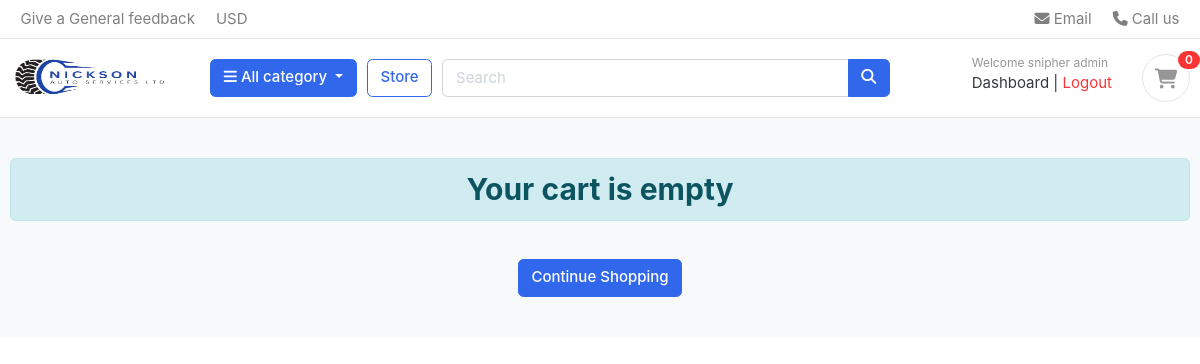
Page /cart (signed in) on the earlier database version.
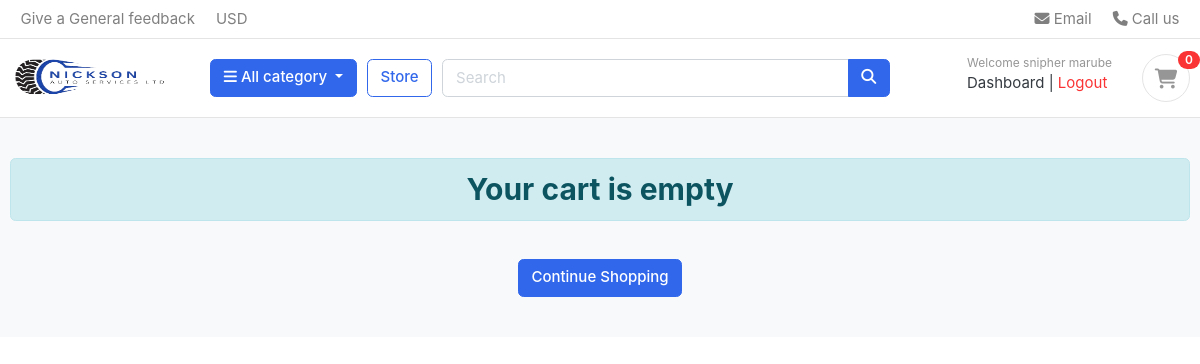
Same page on the later database version.
### accounts/models.py (models this page shows, shortened)
class Account(AbstractUser):
    STATUS_CHOICES = [
        ('pending', 'Pending'),
        ('accepted', 'Accepted'),
        ('rejected', 'Rejected'),
    ]
    first_name = models.CharField(max_length=255)
    last_name = models.CharField(max_length=255)
    username = models.CharField(max_length=255, unique=True) # unique=True means that no two users can have the same username
    email = models.EmailField(unique=True) # unique=True means that no two users can have the same email address
    phone_number = models.CharField(max_length=15)
    address = models.CharField(max_length=255, blank=True)
    city = models.CharField(max_length=255, blank=True)
    county = models.CharField(max_length=255, blank=True)
    status = models.CharField(max_length=10, choices=STATUS_CHOICES, default='pending')
    is_vendor = models.BooleanField(default=False)
    USERNAME_FIELD = 'email' # username field
    REQUIRED_FIELDS = ['username', 'first_name', 'last_name'] # required when user is created
    class Meta:
        verbose_name = 'client'
        verbose_name_plural = 'clients'

### carts/views.py (the view)
# urls.py: path('', views.cart, name='cart'),
def cart(request, total=0, quantity=0, cart_items=None):
    try:
        tax = 0
        grand_total = 0
        if request.user.is_authenticated:
            cart_items = CartItem.objects.filter(user=request.user, is_active=True) # get all the cart items using the cart
        else:
            cart = Cart.objects.get(cart_id=_cart_id(request))
            cart_items = CartItem.objects.filter(cart=cart, is_active=True)
        for cart_item in cart_items:
            total += (cart_item.product.price * cart_item.quantity)
            quantity += cart_item.quantity
        tax = (2 * total)/100
        grand_total = total + tax
    except ObjectDoesNotExist:
        pass
    context = {
        'cart_items': cart_items,
        'total': total,
        'quantity': quantity,
        'tax': tax,
        'grand_total': grand_total,
    }
    return render(request, 'carts/cart.html', context)

### feedback/forms.py
class FeedbackForm(forms.ModelForm):
    class Meta:
        model = Feedback
        exclude = ('user',)
    def __init__(self, *args, **kwargs):
        super(FeedbackForm, self).__init__(*args, **kwargs)
        self.fields['message'].widget.attrs['placeholder'] = 'Enter You feedback here'
        for field in self.fields:
            self.fields[field].widget.attrs['class'] = 'form-control'

### carts/context_processors.py (called while the page is built)
def counter(request):
    item_count = 0
    if 'admin' in request.path:
        return {}
    else:
        try:
            cart = Cart.objects.filter(cart_id=_cart_id(request)) # get the cart using the cart_id present in the session
            if request.user.is_authenticated:
                cart_items = CartItem.objects.all().filter(user=request.user)
            else:
                cart_items = CartItem.objects.all().filter(cart=cart[:1]) # get all the cart items using the cart
            for cart_item in cart_items:
                item_count += cart_item.quantity
        except Cart.DoesNotExist:
            item_count = 0
    return dict(item_count=item_count)

### category/context_processors.py (called while the page is built)
def menu_links(request):
    links = Category.objects.all()
    return dict(links=links)

### templates/carts/cart.html (shortened to what this page needs)
{% extends 'base.html' %} {% block title %}Cart{% endblock %} {% load static %}
{% block content %} {% include 'includes/messages.html' %}
<section class="section-content padding-y bg">
  <div class="container">
    {% if not cart_items %}
    <h2 class="text-center alert alert-info" role="alert">
      Your cart is empty
    </h2>
    <br />
    <div class="text-center">
      <a href="{% url 'store' %}" class="btn btn-primary">Continue Shopping</a>
    </div>
    {% endif %}
  </div>
</section>
{% endblock %}

### templates/includes/navbar.html (shortened to what the changed rows need)
{% load static %}
<header class="section-header">
  <section class="header-main border-bottom">
    <div class="container">
        <div class="row align-items-center">
            <div class="col-lg-3 col-sm-6 col-8 order-2 order-lg-3">
                <div class="d-flex justify-content-end mb-3 mb-lg-0">
                    <div class="widget-header">
                        <div>
                            {% if request.user.is_authenticated %}
                                <small class="title text-muted">Welcome {{ user.first_name }} {{ user.last_name }}</small>
                                {% if request.user.is_vendor == True %}
                                    <a href="{% url 'supplier_dashboard' %}">Dashboard</a>
                                {% else %}
                                    <a href="{% url 'dashboard' %}">Dashboard</a>
                                {% endif %}
                                <span class="dark-transp"> | </span>
                                <a class="text-danger" type="button" href="{% url 'logout' %}">Logout</a>
                            {% else %}
                                <small class="title text-muted">Welcome Guest</small>
                                <a href="{% url 'login' %}">Sign in</a>
                                <span class="dark-transp"> | </span>
                                <a href="{% url 'register' %}">Register</a>
                            {% endif %}
                        </div>
                    </div>
                </div>
            </div>
        </div>
    </div>
</section>
</header>

Differences in the rows shown:
changed Account "snipher": last_name "admin" → "marube"; is_vendor True → False (drawn)
